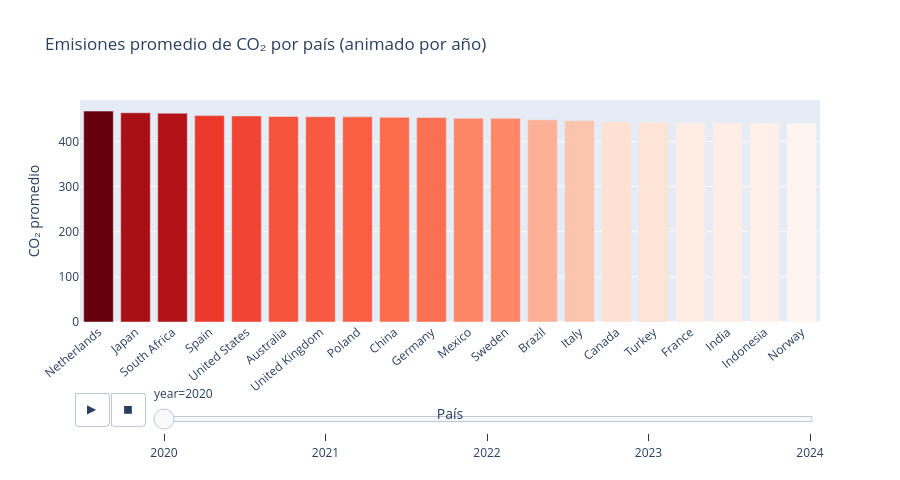

Here is the notebook cell this chart was saved with:
### Markdown cell above
### 🔍 Insights — Temperatura

- La temperatura promedio global del dataset es **13.58°C** con una desviación
  estándar de 10.08°C, lo que refleja la diversidad climática de los 20 países.
- El rango va de **-9.6°C a 38.71°C**, cubriendo desde climas árticos
  (Canadá, Noruega) hasta tropicales (Indonesia, Brasil).
- **No se detectó tendencia al alza estadísticamente significativa** entre 2020
  y 2024 — coherente con el origen sintético del dataset, donde los valores
  se generan de forma aleatoria sin tendencia temporal incorporada.
- Para análisis de calentamiento global real se requeriría un dataset
  de fuentes oficiales como NASA GISS o NOAA.

### Code cell
co2_pais_año = (
    df.groupby(["year","country"])["co2_emission"]
    .mean().reset_index()
    .sort_values(["year","co2_emission"], ascending=[True, False])
)

fig = px.bar(
    co2_pais_año, x="country", y="co2_emission",
    animation_frame="year", color="co2_emission",
    color_continuous_scale="Reds",
    title="Emisiones promedio de CO₂ por país (animado por año)",
    labels={"co2_emission": "CO₂ promedio", "country": "País"},
    height=480
)
fig.update_layout(xaxis_tickangle=-40, coloraxis_showscale=False)
fig.show()

### Figure 1 — Plotly figure (JSON) as saved in the notebook; plotly's stock layout.template omitted (floating-point values rounded to 4 significant figures)
{"data": [{"hovertemplate": "year=2020<br>País=%{x}<br>CO₂ promedio=%{marker.color}<extra></extra>", "legendgroup": "", "marker": {"color": [467.0, 463.3, 462.4, 457.1, 456.2, 455.1, 454.6, 454.3, 453.3, 453.0, 451.1, 450.9, 447.6, 445.9, 443.3, 442.8, 441.3, 441.1, 440.9, 440.0], "coloraxis": "coloraxis", "pattern": {"shape": ""}}, "name": "", "orientation": "v", "showlegend": false, "textposition": "auto", "type": "bar", "x": ["Netherlands", "Japan", "South Africa", "Spain", "United States", "Australia", "United Kingdom", "Poland", "China", "Germany", "Mexico", "Sweden", "Brazil", "Italy", "Canada", "Turkey", "France", "India", "Indonesia", "Norway"], "xaxis": "x", "y": [467.0, 463.3, 462.4, 457.1, 456.2, 455.1, 454.6, 454.3, 453.3, 453.0, 451.1, 450.9, 447.6, 445.9, 443.3, 442.8, 441.3, 441.1, 440.9, 440.0], "yaxis": "y"}], "layout": {"barmode": "relative", "coloraxis": {"colorbar": {"title": {"text": "CO₂ promedio"}}, "colorscale": [[0, "rgb(255,245,240)"], [0.125, "rgb(254,224,210)"], [0.25, "rgb(252,187,161)"], [0.375, "rgb(252,146,114)"], [0.5, "rgb(251,106,74)"], [0.625, "rgb(239,59,44)"], [0.75, "rgb(203,24,29)"], [0.875, "rgb(165,15,21)"], [1, "rgb(103,0,13)"]], "showscale": false}, "height": 480, "legend": {"tracegroupgap": 0}, "sliders": [{"active": 0, "currentvalue": {"prefix": "year="}, "len": 0.9, "pad": {"b": 10, "t": 60}, "steps": [{"args": [["2020"], {"frame": {"duration": 0, "redraw": true}, "fromcurrent": true, "mode": "immediate", "transition": {"duration": 0, "easing": "linear"}}], "label": "2020", "method": "animate"}, {"args": [["2021"], {"frame": {"duration": 0, "redraw": true}, "fromcurrent": true, "mode": "immediate", "transition": {"duration": 0, "easing": "linear"}}], "label": "2021", "method": "animate"}, {"args": [["2022"], {"frame": {"duration": 0, "redraw": true}, "fromcurrent": true, "mode": "immediate", "transition": {"duration": 0, "easing": "linear"}}], "label": "2022", "method": "animate"}, {"args": [["2023"], {"frame": {"duration": 0, "redraw": true}, "fromcurrent": true, "mode": "immediate", "transition": {"duration": 0, "easing": "linear"}}], "label": "2023", "method": "animate"}, {"args": [["2024"], {"frame": {"duration": 0, "redraw": true}, "fromcurrent": true, "mode": "immediate", "transition": {"duration": 0, "easing": "linear"}}], "label": "2024", "method": "animate"}], "x": 0.1, "xanchor": "left", "y": 0, "yanchor": "top"}], "title": {"text": "Emisiones promedio de CO₂ por país (animado por año)"}, "updatemenus": [{"buttons": [{"args": [null, {"frame": {"duration": 500, "redraw": true}, "fromcurrent": true, "mode": "immediate", "transition": {"duration": 500, "easing": "linear"}}], "label": "&#9654;", "method": "animate"}, {"args": [[null], {"frame": {"duration": 0, "redraw": true}, "fromcurrent": true, "mode": "immediate", "transition": {"duration": 0, "easing": "linear"}}], "label": "&#9724;", "method": "animate"}], "direction": "left", "pad": {"r": 10, "t": 70}, "showactive": false, "type": "buttons", "x": 0.1, "xanchor": "right", "y": 0, "yanchor": "top"}], "xaxis": {"anchor": "y", "domain": [0, 1], "tickangle": -40, "title": {"text": "País"}}, "yaxis": {"anchor": "x", "domain": [0, 1], "title": {"text": "CO₂ promedio"}}}}
